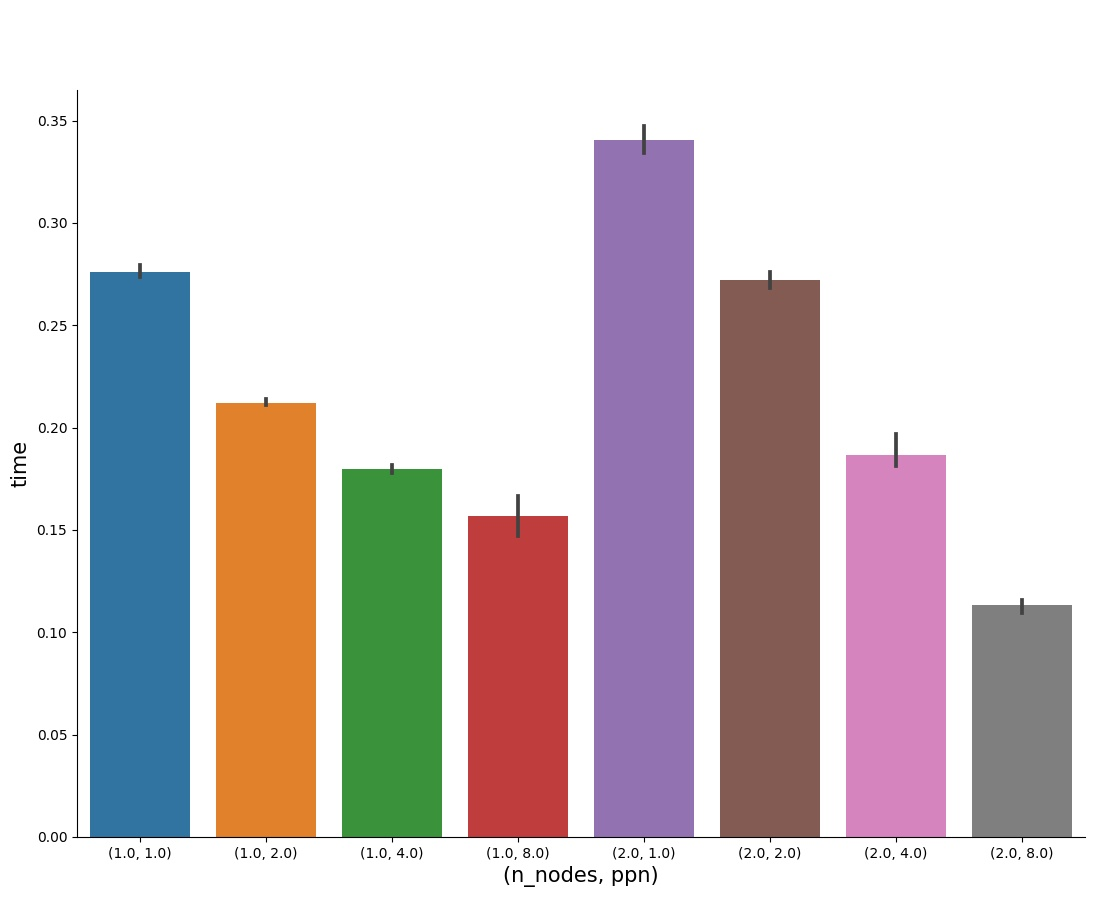

Source code (Python):
import os
import matplotlib
matplotlib.use('Agg')
import matplotlib.pyplot as plt
import numpy as np
import subprocess
import pandas as pd
import seaborn as sns

df = pd.read_csv("results.csv")
plot = sns.catplot( x="(n_nodes, ppn)", y="time", data=df, kind="bar",  sharey=False, height=9, aspect=11/9)
plot.fig.subplots_adjust(top=0.9, bottom=0.07, left=0.07)
plot.ax.set_xlabel("(n_nodes, ppn)", fontsize=15)
plot.ax.set_ylabel("time", fontsize=15)
plt.savefig("plot.jpg")
# plt.show()
 